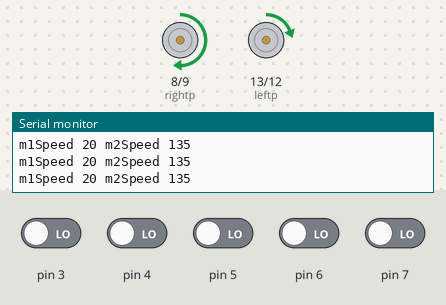
A sketch run on a simulated Arduino Uno, built with avr-gcc and run on an emulated ATmega328P. Parts: motor-driver pin pairs drawn as motors (green arrow = first pin HIGH = forward, orange = second pin HIGH = backward, longer = more drive, scaled by the enable pin), the last lines printed to the serial monitor. The test bench sets the inputs (shaded band); at power-on: pin 3–7 LOW.

Above: at 12.7 s.
12.8 s: pin 3 driven HIGH
At 13.7 s:
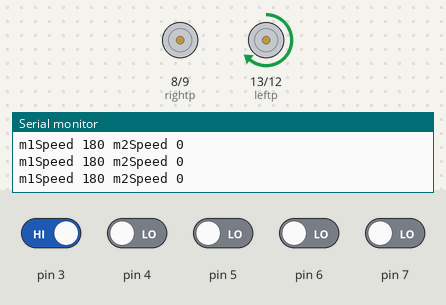
14.5 s: pin 4 driven HIGH
At 14.67 s:
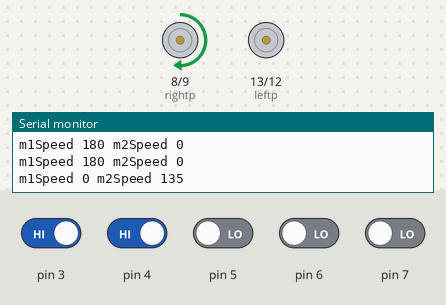
16.2 s: pin 6 driven HIGH
At 17.7 s:
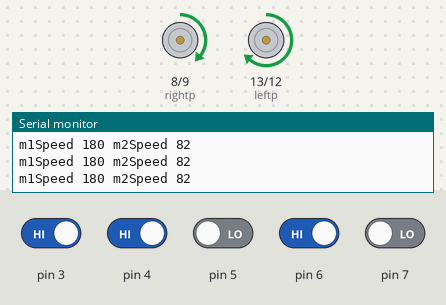
18.0 s: pin 7 driven HIGH
At 19.5 s:
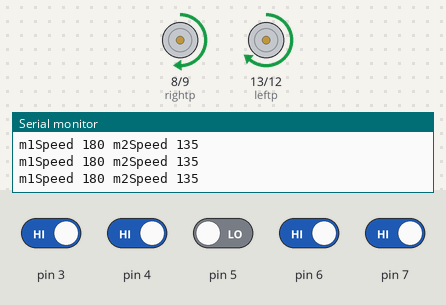
19.8 s: pin 3 driven LOW
At 19.98 s:
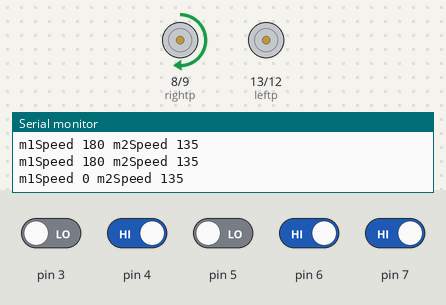
21.6 s: pin 5 driven HIGH
At 22.6 s:
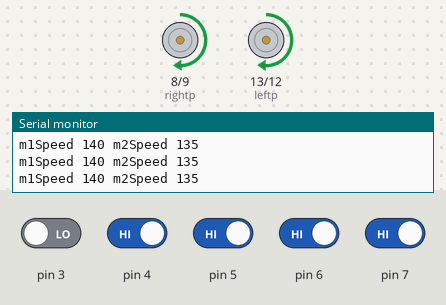
Timing chart, 0 to 24.3 s (numbered marks = the images above; inputs shaded):
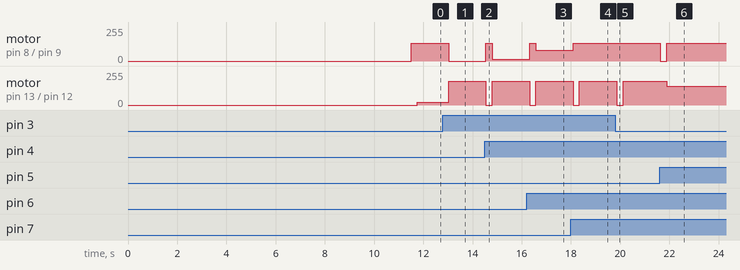

The sketch:

PID.ino
```cpp
#include <QTRSensors.h>
#define NUM_SENSORS   5    // number of sensors used
#define TIMEOUT       2500  // waits for 2500 microseconds for sensor outputs to go low
#define EMITTER_PIN   QTR_NO_EMITTER_PIN     // emitter is controlled by digital pin 2

//QTRSensorsRC qtrrc((unsigned char[]) {3, 4, 5, 6, 7},
QTRSensorsRC qtrrc((unsigned char[]) {7,6,5,4,3},
  NUM_SENSORS, TIMEOUT, EMITTER_PIN);


int leftp = 13;
int leftn = 12;
int leftpwm = 11;

int rightp = 8;
int rightn = 9;
int rightpwm = 10;
int finalleftspeed;
int finalrightspeed;

int lastError = 0;

//so far kp ==0.08 is the best

//so far kd ==1.8 is the best
float KP = 0.08;
float KD = 1.6;

int M1 = 180;
int M2 = 135;

void setup()
{
  delay(500);
  pinMode(13, OUTPUT);
  digitalWrite(13, HIGH);    // turn on Arduino's LED to indicate we are in calibration mode
  for (int i = 0; i < 400; i++)  // make the calibration take about 10 seconds
  {
    qtrrc.calibrate();       // reads all sensors 10 times at 2500 us per read (i.e. ~25 ms per call)
  }
  digitalWrite(13, LOW);     // turn off Arduino's LED to indicate we are through with calibration

  // print the calibration minimum values measured when emitters were on
  Serial.begin(115200);
  for (int i = 0; i < NUM_SENSORS; i++)
  {
    Serial.print(qtrrc.calibratedMinimumOn[i]);
    Serial.print(' ');
  }
  Serial.println();

  // print the calibration maximum values measured when emitters were on
  for (int i = 0; i < NUM_SENSORS; i++)
  {
    Serial.print(qtrrc.calibratedMaximumOn[i]);
    Serial.print(' ');
  }
  Serial.println();
  Serial.println();
  delay(1000);

  pinMode(leftn, OUTPUT);
  pinMode(leftp, OUTPUT);
  pinMode(leftpwm, OUTPUT);
  pinMode(rightp, OUTPUT);
  pinMode(rightn, OUTPUT);
  pinMode(rightpwm, OUTPUT);
}

void loop()
{
  // read calibrated sensor values and obtain a measure of the line position from 0 to 5000
  // To get raw sensor values, call:
  //  qtrrc.read(sensorValues); instead of unsigned int position = qtrrc.readLine(sensorValues);
  unsigned int sensorValues[NUM_SENSORS];
  int  position = qtrrc.readLine(sensorValues);
  int error = position - 2000;

  int motorSpeed = KP * error + KD * (error - lastError);
  lastError = error;
  // print the sensor values as numbers from 0 to 1000, where 0 means maximum reflectance and
  // 1000 means minimum reflectance, followed by the line position
  int m1Speed = M1 + motorSpeed;
  int m2Speed = M2 - motorSpeed;


    finalleftspeed = constrain(m1Speed,0,180);
    finalrightspeed = constrain(m2Speed,0,135);

    Serial.print("m1Speed ");
    Serial.print(finalleftspeed); // comment this line out if you are using raw values
    Serial.print(" ");
    Serial.print("m2Speed ");
    Serial.print(finalrightspeed); // comment this line out if you are using raw values
    // The motor speed should not exceed the max PWM value

    if (m1Speed < 0)
    m1Speed = 0;
   if (m2Speed < 0)
    m2Speed = 0;
    Serial.println('\t');

  front();
  delay(250);
}

void front()
{

  analogWrite(leftpwm, finalleftspeed);
  digitalWrite(leftp, HIGH);
  digitalWrite(leftn, LOW);

  analogWrite(rightpwm, finalrightspeed);
  digitalWrite(rightp, HIGH);
  digitalWrite(rightn, LOW);

}
```

Measured:
- after the input at 12.8 s, motor on pin 8 (rightp) / pin 9 (rightn): forward 135/255 → stopped after 0.23 s; motor on pin 13 (leftp) / pin 12 (leftn): forward 20/255 → forward 180/255 after 0.23 s
- after the input at 14.5 s, motor on pin 8 (rightp) / pin 9 (rightn): stopped → forward 135/255 after 0.05 s, → forward 15/255 0.25 s later; motor on pin 13 (leftp) / pin 12 (leftn): forward 180/255 → stopped after 0.05 s, → forward 180/255 0.25 s later
- after the input at 16.2 s, motor on pin 8 (rightp) / pin 9 (rightn): forward 15/255 → forward 135/255 after 0.12 s, → forward 82/255 0.25 s later; motor on pin 13 (leftp) / pin 12 (leftn): forward 180/255 → stopped after 0.12 s, → forward 180/255 0.25 s later
- after the input at 18.0 s, motor on pin 8 (rightp) / pin 9 (rightn): forward 82/255 → forward 135/255 after 0.09 s; motor on pin 13 (leftp) / pin 12 (leftn): forward 180/255 → stopped after 0.09 s, → forward 180/255 0.25 s later
- after the input at 19.8 s, motor on pin 13 (leftp) / pin 12 (leftn): forward 180/255 → stopped after 0.06 s, → forward 180/255 0.25 s later
- after the input at 21.6 s, motor on pin 8 (rightp) / pin 9 (rightn): forward 135/255 → stopped at once, → forward 135/255 0.25 s later; motor on pin 13 (leftp) / pin 12 (leftn): forward 180/255 → forward 140/255 after 0.29 s
